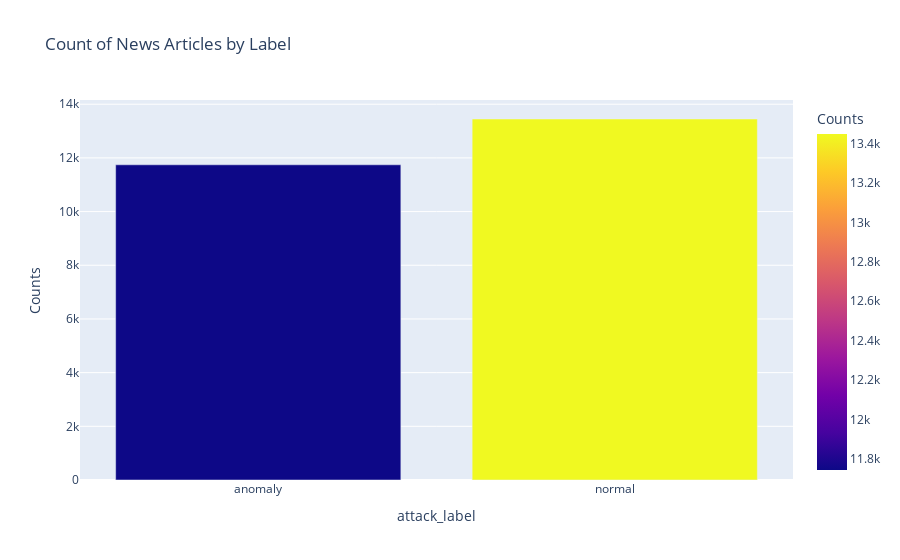

Write notebook code for a chart like this one.
### Code cell
import plotly.express as px
labelChecker=df.groupby('attack_label').apply(lambda x:x['protocol_type'].count()).reset_index(name='Counts')
fig=px.bar(labelChecker,x='attack_label',y='Counts',color='Counts',title='Count of News Articles by Label')
fig.show()

### Figure 1 — Plotly figure (JSON) as saved in the notebook; plotly's stock layout.template omitted (floating-point values rounded to 4 significant figures)
{"data": [{"alignmentgroup": "True", "hovertemplate": "attack_label=%{x}<br>Counts=%{marker.color}<extra></extra>", "legendgroup": "", "marker": {"color": [11743, 13449], "coloraxis": "coloraxis", "pattern": {"shape": ""}}, "name": "", "offsetgroup": "", "orientation": "v", "showlegend": false, "textposition": "auto", "type": "bar", "x": ["anomaly", "normal"], "xaxis": "x", "y": [11743, 13449], "yaxis": "y"}], "layout": {"autosize": true, "barmode": "relative", "coloraxis": {"colorbar": {"title": {"text": "Counts"}}, "colorscale": [[0, "#0d0887"], [0.1111, "#46039f"], [0.2222, "#7201a8"], [0.3333, "#9c179e"], [0.4444, "#bd3786"], [0.5556, "#d8576b"], [0.6667, "#ed7953"], [0.7778, "#fb9f3a"], [0.8889, "#fdca26"], [1, "#f0f921"]]}, "legend": {"tracegroupgap": 0}, "title": {"text": "Count of News Articles by Label"}, "xaxis": {"anchor": "y", "autorange": true, "domain": [0, 1], "range": [-0.5, 1.5], "title": {"text": "attack_label"}, "type": "category"}, "yaxis": {"anchor": "x", "autorange": true, "domain": [0, 1], "range": [0, 14160.0], "title": {"text": "Counts"}, "type": "linear"}}}
